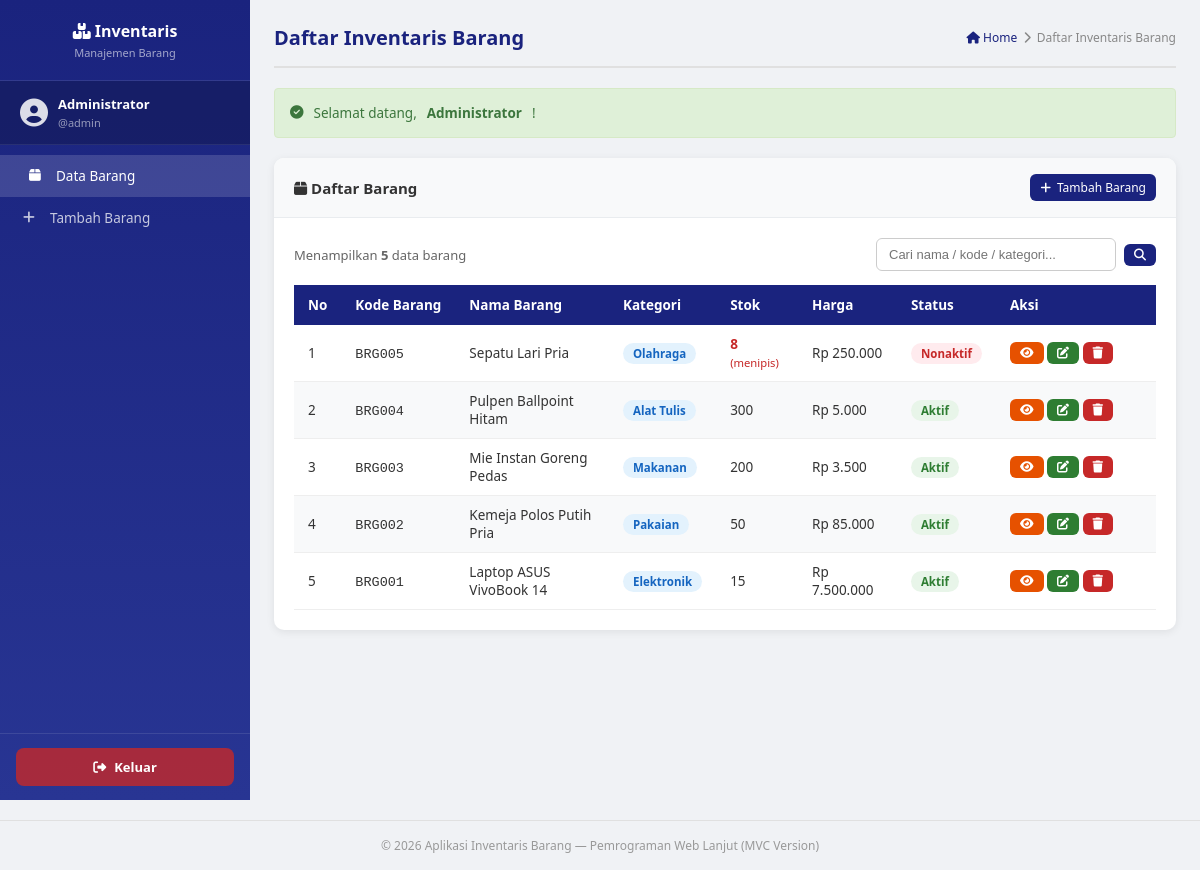
The app's page /index.php?c=barang&a=index (signed in) with its own data.
### tables this page shows
CREATE TABLE barang (
    id          INT(11)        NOT NULL AUTO_INCREMENT,
    kode_barang VARCHAR(20)    NOT NULL,
    nama_barang VARCHAR(100)   NOT NULL,
    kategori    VARCHAR(50)    NOT NULL,
    stok        INT(11)        NOT NULL DEFAULT 0,
    harga       DECIMAL(15,2)  NOT NULL DEFAULT 0.00,
    deskripsi   TEXT,
    status      ENUM('aktif','nonaktif') NOT NULL DEFAULT 'aktif',
    created_at  DATETIME       NOT NULL DEFAULT CURRENT_TIMESTAMP,
    updated_at  DATETIME       DEFAULT NULL ON UPDATE CURRENT_TIMESTAMP,
    PRIMARY KEY (id),
    UNIQUE KEY uq_kode_barang (kode_barang)
);

### app/controllers/BarangController.php (called while the page is built, shortened)
<?php
class BarangController {
    public function index() {
        $search = isset($_GET['search']) ? clean_input($_GET['search']) : '';
        $barangModel = new Barang();
        $barangList = $barangModel->getAll($search);
        $page_title = 'Daftar Inventaris Barang';
        require_once '../app/views/barang/index.php';
    }
}
?>

### app/models/Barang.php (called while the page is built, shortened)
<?php
class Barang {
    private $db;
    public function __construct() {
        global $koneksi;
        $this->db = $koneksi;
    }
    public function getAll($search = '') {
        $query = "SELECT * FROM barang";
        $query .= " ORDER BY id DESC";
        $result = mysqli_query($this->db, $query);
        $data = [];
        if ($result) {
            while ($row = mysqli_fetch_assoc($result)) {
                $data[] = $row;
            }
        }
        return $data;
    }
}
?>

### app/views/barang/index.php (the view, shortened to what this page needs)
<?php require_once '../app/views/layouts/header.php'; ?>
<div class="content-wrapper">
    <?php require_once '../app/views/layouts/menu.php'; ?>
    <main class="main-content">
        <div class="page-header">
            <h2><?php echo $page_title; ?></h2>
            <div class="breadcrumb">
                <a href="index.php?c=barang&a=index"><i class="fas fa-home"></i> Home</a>
                <i class="fas fa-chevron-right"></i>
                <span><?php echo $page_title; ?></span>
            </div>
        </div>
        <?php if (isset($_SESSION['pesan'])): ?>
            <div class="alert alert-<?php echo ($_SESSION['tipe'] == 'success') ? 'success' : 'error'; ?>" style="padding: 15px; margin-bottom: 20px; border-radius: 4px; border: 1px solid transparent; <?php echo ($_SESSION['tipe'] == 'success') ? 'color: #3c763d; background-color: #dff0d8; border-color: #d6e9c6;' : 'color: #a94442; background-color: #f2dede; border-color: #ebccd1;'; ?>">
                <i class="fas fa-<?php echo ($_SESSION['tipe'] == 'success') ? 'check-circle' : 'exclamation-circle'; ?>"></i>
                <?php
                    echo $_SESSION['pesan'];
                ?>
            </div>
        <?php endif; ?>
        <div class="content">
            <div class="card">
                <div class="card-header">
                    <h3><i class="fas fa-box"></i> Daftar Barang</h3>
                    <a href="index.php?c=barang&a=create" class="btn btn-primary btn-sm">
                        <i class="fas fa-plus"></i> Tambah Barang
                    </a>
                </div>
                <div class="card-body">
                    <div class="table-toolbar">
                        <span style="font-size:13px; color:#666;">
                            Menampilkan <strong><?php echo count($barangList); ?></strong> data barang
                        </span>
                        <form method="GET" action="index.php" class="search-box">
                            <input type="text" name="search" placeholder="Cari nama / kode / kategori..."
                                   value="<?php echo htmlspecialchars($search ?? ''); ?>">
                            <button type="submit" class="btn btn-primary btn-sm">
                                <i class="fas fa-search"></i>
                            </button>
                        </form>
                    </div>
                    <div class="table-responsive">
                        <table>
                            <thead>
                                <tr>
                                    <th width="40">No</th>
                                    <th>Kode Barang</th>
                                    <th>Nama Barang</th>
                                    <th>Kategori</th>
                                    <th>Stok</th>
                                    <th>Harga</th>
                                    <th>Status</th>
                                    <th width="160">Aksi</th>
                                </tr>
                            </thead>
                            <tbody>
                                <?php
                                if (count($barangList) > 0):
                                    $no = 1;
                                    foreach ($barangList as $row):
                                ?>
                                <tr>
                                    <td><?php echo $no++; ?></td>
                                    <td><code><?php echo htmlspecialchars($row['kode_barang']); ?></code></td>
                                    <td><?php echo htmlspecialchars($row['nama_barang']); ?></td>
                                    <td><span class="badge badge-info"><?php echo htmlspecialchars($row['kategori']); ?></span></td>
                                    <td>
                                        <?php if ($row['stok'] <= 10): ?>
                                            <span style="color:#c62828; font-weight:600;"><?php echo $row['stok']; ?></span>
                                            <small style="color:#c62828;">(menipis)</small>
                                        <?php else: ?>
                                            <?php echo $row['stok']; ?>
                                        <?php endif; ?>
                                    </td>
                                    <td>Rp <?php echo number_format($row['harga'], 0, ',', '.'); ?></td>
                                    <td>
                                        <?php if ($row['status'] == 'aktif'): ?>
                                            <span class="badge badge-success">Aktif</span>
                                        <?php else: ?>
                                            <span class="badge badge-danger">Nonaktif</span>
                                        <?php endif; ?>
                                    </td>
                                    <td>
                                        <a href="index.php?c=barang&a=detail&id=<?php echo $row['id']; ?>" class="btn btn-warning btn-sm" title="Detail">
                                            <i class="fas fa-eye"></i>
                                        </a>
                                        <a href="index.php?c=barang&a=edit&id=<?php echo $row['id']; ?>" class="btn btn-success btn-sm" title="Edit">
                                            <i class="fas fa-edit"></i>
                                        </a>
                                        <a href="index.php?c=barang&a=delete&id=<?php echo $row['id']; ?>" class="btn btn-danger btn-sm" title="Hapus"
                                           onclick="return confirm('Yakin ingin menghapus barang ini?')">
                                            <i class="fas fa-trash"></i>
                                        </a>
                                    </td>
                                </tr>
                                <?php endforeach; endif; ?>
                            </tbody>
                        </table>
                    </div>
                </div>
            </div>
        </div>
    </main>
</div>
<?php require_once '../app/views/layouts/footer.php'; ?>

### public/index.php (shortened to what this page needs)
<?php
require_once '../config/database.php';
require_once '../app/models/Barang.php';
$defaultController = isset($_SESSION['user_id']) ? 'barang' : 'auth';
$defaultAction = isset($_SESSION['user_id']) ? 'index' : 'login';
$c = isset($_GET['c']) ? strtolower($_GET['c']) : $defaultController;
$a = isset($_GET['a']) ? $_GET['a'] : $defaultAction;
$controllerName = ucfirst($c) . 'Controller';
$controllerFile = '../app/controllers/' . $controllerName . '.php';
if (file_exists($controllerFile)) {
    $controller = new $controllerName();
    if (method_exists($controller, $a)) {
        $controller->$a();
    } else {
        echo "<h3>Action '{$a}' tidak ditemukan di {$controllerName}!</h3>";
    }
} else {
    echo "<h3>Controller '{$controllerName}' tidak ditemukan!</h3>";
}
?>

### app/views/layouts/header.php (shortened to what this page needs)
<!DOCTYPE html>
<html lang="id">
<head>
    <link rel="stylesheet" href="https://cdnjs.cloudflare.com/ajax/libs/font-awesome/6.4.0/css/all.min.css">
    <link rel="stylesheet" href="../assets/css/style.css">
</head>
<body>

### app/views/layouts/menu.php
<?php
$current_controller = isset($_GET['c']) ? $_GET['c'] : 'barang';
$current_action = isset($_GET['a']) ? $_GET['a'] : 'index';
?>
<nav class="sidebar">
    <div class="sidebar-brand">
        <h3><i class="fas fa-boxes"></i> Inventaris</h3>
        <p>Manajemen Barang</p>
    </div>
    <div class="sidebar-user">
        <div class="user-avatar">
            <i class="fas fa-user-circle"></i>
        </div>
        <div class="user-info">
            <span class="user-name"><?php echo htmlspecialchars($_SESSION['nama'] ?? 'User'); ?></span>
            <span class="user-role">@<?php echo htmlspecialchars($_SESSION['username'] ?? ''); ?></span>
        </div>
    </div>
    <ul class="sidebar-menu">
        <li>
            <a href="index.php?c=barang&a=index" class="<?php echo ($current_controller == 'barang' && $current_action == 'index') ? 'active' : ''; ?>">
                <i class="fas fa-box"></i> Data Barang
            </a>
        </li>
        <li>
            <a href="index.php?c=barang&a=create" class="<?php echo ($current_controller == 'barang' && $current_action == 'create') ? 'active' : ''; ?>">
                <i class="fas fa-plus"></i> Tambah Barang
            </a>
        </li>
    </ul>
    <div class="sidebar-logout">
        <a href="index.php?c=auth&a=logout" onclick="return confirm('Yakin ingin keluar?')" class="btn-logout">
            <i class="fas fa-sign-out-alt"></i> Keluar
        </a>
    </div>
</nav>

### app/views/layouts/footer.php
    <footer class="footer">
        <p>&copy; <?php echo date('Y'); ?> Aplikasi Inventaris Barang &mdash; Pemrograman Web Lanjut (MVC Version)</p>
    </footer>
</body>
</html>

### records on screen
barang: kode_barang "BRG005", nama_barang "Sepatu Lari Pria", kategori "Olahraga", stok "8", harga "250.000", status "Nonaktif"
barang: kode_barang "BRG004", nama_barang "Pulpen Ballpoint Hitam", kategori "Alat Tulis", stok "300", harga "5.000", status "Aktif"
barang: kode_barang "BRG003", nama_barang "Mie Instan Goreng Pedas", kategori "Makanan", stok "200", harga "3.500", status "Aktif"
barang: kode_barang "BRG002", nama_barang "Kemeja Polos Putih Pria", kategori "Pakaian", stok "50", harga "85.000", status "Aktif"
barang: kode_barang "BRG001", nama_barang "Laptop ASUS VivoBook 14", kategori "Elektronik", stok "15", harga "7.500.000", status "Aktif"

### other values on screen
$_SESSION['nama'] "Administrator"
$_SESSION['username'] "admin"
$page_title "Daftar Inventaris Barang"
$_SESSION['pesan'] "Selamat datang, Administrator !"
count($barangList) "5"
